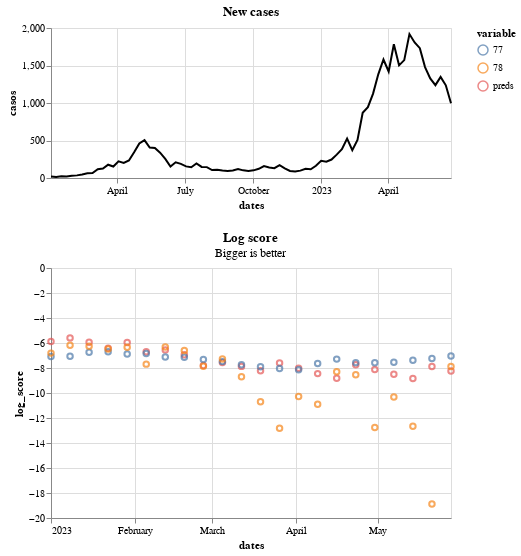

The notebook cell this image was saved under:
### Code cell
score.plot_log_score()

### Figure 1 — Vega-Lite specification as saved in the notebook (floating-point values rounded to 4 significant figures)
{"config": {"view": {"continuousWidth": 300, "continuousHeight": 300}}, "vconcat": [{"data": {"name": "data-1fff263b8dfc65f577a4f4b19354459e"}, "mark": {"type": "line"}, "encoding": {"color": {"value": "black"}, "x": {"field": "dates", "type": "temporal"}, "y": {"field": "casos", "type": "quantitative"}}, "height": 150, "title": "New cases", "width": 400}, {"layer": [{"mark": {"type": "point", "filled": false}, "encoding": {"color": {"field": "variable", "legend": {"legendX": 100}, "type": "nominal"}, "x": {"field": "dates", "type": "temporal"}, "y": {"field": "log_score", "type": "quantitative"}}}, {"mark": {"type": "point"}, "encoding": {"color": {"field": "variable", "legend": {"legendX": 100}, "type": "nominal"}, "opacity": {"condition": {"param": "param_4", "value": 1, "empty": false}, "value": 0}, "x": {"field": "dates", "type": "temporal"}, "y": {"field": "log_score", "type": "quantitative"}}}, {"mark": {"type": "rule", "color": "gray"}, "encoding": {"opacity": {"condition": {"param": "param_4", "value": 0.3, "empty": false}, "value": 0}, "tooltip": [{"field": "dates", "title": "Date", "type": "temporal"}, {"field": "preds", "format": ".2f", "type": "quantitative"}, {"field": "77", "format": ".2f", "type": "quantitative"}, {"field": "78", "format": ".2f", "type": "quantitative"}], "x": {"field": "dates", "type": "temporal"}}, "name": "view_4", "transform": [{"pivot": "variable", "value": "log_score", "groupby": ["dates"]}]}], "data": {"name": "data-36d55e9d89eb284626ef6cb4cc931a67"}, "height": 250, "title": {"text": "Log score", "subtitle": "Bigger is better"}, "width": 400}], "params": [{"name": "param_4", "select": {"type": "point", "fields": ["dates"], "nearest": true, "on": "pointerover"}, "views": ["view_4"]}], "$schema": "https://vega.github.io/schema/vega-lite/v5.17.0.json", "datasets": {"data-1fff263b8dfc65f577a4f4b19354459e": [{"dates": "2022-01-02T00:00:00", "casos": 21.0, "legend": "Data"}, {"dates": "2022-01-09T00:00:00", "casos": 14.0, "legend": "Data"}, {"dates": "2022-01-16T00:00:00", "casos": 22.0, "legend": "Data"}, {"dates": "2022-01-23T00:00:00", "casos": 19.0, "legend": "Data"}, {"dates": "2022-01-30T00:00:00", "casos": 31.0, "legend": "Data"}, {"dates": "2022-02-06T00:00:00", "casos": 35.0, "legend": "Data"}, {"dates": "2022-02-13T00:00:00", "casos": 47.0, "legend": "Data"}, {"dates": "2022-02-20T00:00:00", "casos": 62.0, "legend": "Data"}, {"dates": "2022-02-27T00:00:00", "casos": 66.0, "legend": "Data"}, {"dates": "2022-03-06T00:00:00", "casos": 116.0, "legend": "Data"}, {"dates": "2022-03-13T00:00:00", "casos": 126.0, "legend": "Data"}, {"dates": "2022-03-20T00:00:00", "casos": 177.0, "legend": "Data"}, {"dates": "2022-03-27T00:00:00", "casos": 153.0, "legend": "Data"}, {"dates": "2022-04-03T00:00:00", "casos": 222.0, "legend": "Data"}, {"dates": "2022-04-10T00:00:00", "casos": 201.0, "legend": "Data"}, {"dates": "2022-04-17T00:00:00", "casos": 234.0, "legend": "Data"}, {"dates": "2022-04-24T00:00:00", "casos": 342.0, "legend": "Data"}, {"dates": "2022-05-01T00:00:00", "casos": 461.0, "legend": "Data"}, {"dates": "2022-05-08T00:00:00", "casos": 505.0, "legend": "Data"}, {"dates": "2022-05-15T00:00:00", "casos": 406.0, "legend": "Data"}, {"dates": "2022-05-22T00:00:00", "casos": 400.0, "legend": "Data"}, {"dates": "2022-05-29T00:00:00", "casos": 338.0, "legend": "Data"}, {"dates": "2022-06-05T00:00:00", "casos": 255.0, "legend": "Data"}, {"dates": "2022-06-12T00:00:00", "casos": 153.0, "legend": "Data"}, {"dates": "2022-06-19T00:00:00", "casos": 209.0, "legend": "Data"}, {"dates": "2022-06-26T00:00:00", "casos": 189.0, "legend": "Data"}, {"dates": "2022-07-03T00:00:00", "casos": 155.0, "legend": "Data"}, {"dates": "2022-07-10T00:00:00", "casos": 144.0, "legend": "Data"}, {"dates": "2022-07-17T00:00:00", "casos": 194.0, "legend": "Data"}, {"dates": "2022-07-24T00:00:00", "casos": 148.0, "legend": "Data"}, {"dates": "2022-07-31T00:00:00", "casos": 145.0, "legend": "Data"}, {"dates": "2022-08-07T00:00:00", "casos": 106.0, "legend": "Data"}, {"dates": "2022-08-14T00:00:00", "casos": 110.0, "legend": "Data"}, {"dates": "2022-08-21T00:00:00", "casos": 99.0, "legend": "Data"}, {"dates": "2022-08-28T00:00:00", "casos": 94.0, "legend": "Data"}, {"dates": "2022-09-04T00:00:00", "casos": 101.0, "legend": "Data"}, {"dates": "2022-09-11T00:00:00", "casos": 120.0, "legend": "Data"}, {"dates": "2022-09-18T00:00:00", "casos": 102.0, "legend": "Data"}, {"dates": "2022-09-25T00:00:00", "casos": 95.0, "legend": "Data"}, {"dates": "2022-10-02T00:00:00", "casos": 102.0, "legend": "Data"}, {"dates": "2022-10-09T00:00:00", "casos": 123.0, "legend": "Data"}, {"dates": "2022-10-16T00:00:00", "casos": 160.0, "legend": "Data"}, {"dates": "2022-10-23T00:00:00", "casos": 139.0, "legend": "Data"}, {"dates": "2022-10-30T00:00:00", "casos": 131.0, "legend": "Data"}, {"dates": "2022-11-06T00:00:00", "casos": 171.0, "legend": "Data"}, {"dates": "2022-11-13T00:00:00", "casos": 129.0, "legend": "Data"}, {"dates": "2022-11-20T00:00:00", "casos": 94.0, "legend": "Data"}, {"dates": "2022-11-27T00:00:00", "casos": 86.0, "legend": "Data"}, {"dates": "2022-12-04T00:00:00", "casos": 98.0, "legend": "Data"}, {"dates": "2022-12-11T00:00:00", "casos": 123.0, "legend": "Data"}, {"dates": "2022-12-18T00:00:00", "casos": 117.0, "legend": "Data"}, {"dates": "2022-12-25T00:00:00", "casos": 163.0, "legend": "Data"}, {"dates": "2023-01-01T00:00:00", "casos": 230.0, "legend": "Data"}, {"dates": "2023-01-08T00:00:00", "casos": 218.0, "legend": "Data"}, {"dates": "2023-01-15T00:00:00", "casos": 246.0, "legend": "Data"}, {"dates": "2023-01-22T00:00:00", "casos": 312.0, "legend": "Data"}, {"dates": "2023-01-29T00:00:00", "casos": 383.0, "legend": "Data"}, {"dates": "2023-02-05T00:00:00", "casos": 525.0, "legend": "Data"}, {"dates": "2023-02-12T00:00:00", "casos": 372.0, "legend": "Data"}, {"dates": "2023-02-19T00:00:00", "casos": 507.0, "legend": "Data"}, {"dates": "2023-02-26T00:00:00", "casos": 870.0, "legend": "Data"}, {"dates": "2023-03-05T00:00:00", "casos": 945.0, "legend": "Data"}, {"dates": "2023-03-12T00:00:00", "casos": 1125.0, "legend": "Data"}, {"dates": "2023-03-19T00:00:00", "casos": 1382.0, "legend": "Data"}, {"dates": "2023-03-26T00:00:00", "casos": 1580.0, "legend": "Data"}, {"dates": "2023-04-02T00:00:00", "casos": 1420.0, "legend": "Data"}, {"dates": "2023-04-09T00:00:00", "casos": 1783.0, "legend": "Data"}, {"dates": "2023-04-16T00:00:00", "casos": 1502.0, "legend": "Data"}, {"dates": "2023-04-23T00:00:00", "casos": 1572.0, "legend": "Data"}, {"dates": "2023-04-30T00:00:00", "casos": 1919.0, "legend": "Data"}, {"dates": "2023-05-07T00:00:00", "casos": 1807.0, "legend": "Data"}, {"dates": "2023-05-14T00:00:00", "casos": 1731.0, "legend": "Data"}, {"dates": "2023-05-21T00:00:00", "casos": 1479.0, "legend": "Data"}, {"dates": "2023-05-28T00:00:00", "casos": 1328.0, "legend": "Data"}, {"dates": "2023-06-04T00:00:00", "casos": 1238.0, "legend": "Data"}, {"dates": "2023-06-11T00:00:00", "casos": 1348.0, "legend": "Data"}, {"dates": "2023-06-18T00:00:00", "casos": 1236.0, "legend": "Data"}, {"dates": "2023-06-25T00:00:00", "casos": 996.0, "legend": "Data"}], "data-36d55e9d89eb284626ef6cb4cc931a67": [{"dates": "2023-01-01T00:00:00", "variable": "preds", "log_score": -5.879}, {"dates": "2023-01-08T00:00:00", "variable": "preds", "log_score": -5.591}, {"dates": "2023-01-15T00:00:00", "variable": "preds", "log_score": -5.936}, {"dates": "2023-01-22T00:00:00", "variable": "preds", "log_score": -6.416}, {"dates": "2023-01-29T00:00:00", "variable": "preds", "log_score": -5.961}, {"dates": "2023-02-05T00:00:00", "variable": "preds", "log_score": -6.7}, {"dates": "2023-02-12T00:00:00", "variable": "preds", "log_score": -6.55}, {"dates": "2023-02-19T00:00:00", "variable": "preds", "log_score": -6.935}, {"dates": "2023-02-26T00:00:00", "variable": "preds", "log_score": -7.802}, {"dates": "2023-03-05T00:00:00", "variable": "preds", "log_score": -7.555}, {"dates": "2023-03-12T00:00:00", "variable": "preds", "log_score": -7.871}, {"dates": "2023-03-19T00:00:00", "variable": "preds", "log_score": -8.229}, {"dates": "2023-03-26T00:00:00", "variable": "preds", "log_score": -7.595}, {"dates": "2023-04-02T00:00:00", "variable": "preds", "log_score": -8.021}, {"dates": "2023-04-09T00:00:00", "variable": "preds", "log_score": -8.45}, {"dates": "2023-04-16T00:00:00", "variable": "preds", "log_score": -8.827}, {"dates": "2023-04-23T00:00:00", "variable": "preds", "log_score": -7.745}, {"dates": "2023-04-30T00:00:00", "variable": "preds", "log_score": -8.116}, {"dates": "2023-05-07T00:00:00", "variable": "preds", "log_score": -8.505}, {"dates": "2023-05-14T00:00:00", "variable": "preds", "log_score": -8.843}, {"dates": "2023-05-21T00:00:00", "variable": "preds", "log_score": -7.876}, {"dates": "2023-05-28T00:00:00", "variable": "preds", "log_score": -8.241}, {"dates": "2023-01-01T00:00:00", "variable": "77", "log_score": -7.08}, {"dates": "2023-01-08T00:00:00", "variable": "77", "log_score": -7.065}, {"dates": "2023-01-15T00:00:00", "variable": "77", "log_score": -6.738}, {"dates": "2023-01-22T00:00:00", "variable": "77", "log_score": -6.708}, {"dates": "2023-01-29T00:00:00", "variable": "77", "log_score": -6.883}, {"dates": "2023-02-05T00:00:00", "variable": "77", "log_score": -6.843}, {"dates": "2023-02-12T00:00:00", "variable": "77", "log_score": -7.125}, {"dates": "2023-02-19T00:00:00", "variable": "77", "log_score": -7.138}, {"dates": "2023-02-26T00:00:00", "variable": "77", "log_score": -7.328}, {"dates": "2023-03-05T00:00:00", "variable": "77", "log_score": -7.489}, {"dates": "2023-03-12T00:00:00", "variable": "77", "log_score": -7.732}, {"dates": "2023-03-19T00:00:00", "variable": "77", "log_score": -7.903}, {"dates": "2023-03-26T00:00:00", "variable": "77", "log_score": -8.034}, {"dates": "2023-04-02T00:00:00", "variable": "77", "log_score": -8.134}, {"dates": "2023-04-09T00:00:00", "variable": "77", "log_score": -7.636}, {"dates": "2023-04-16T00:00:00", "variable": "77", "log_score": -7.29}, {"dates": "2023-04-23T00:00:00", "variable": "77", "log_score": -7.571}, {"dates": "2023-04-30T00:00:00", "variable": "77", "log_score": -7.577}, {"dates": "2023-05-07T00:00:00", "variable": "77", "log_score": -7.539}, {"dates": "2023-05-14T00:00:00", "variable": "77", "log_score": -7.372}, {"dates": "2023-05-21T00:00:00", "variable": "77", "log_score": -7.245}, {"dates": "2023-05-28T00:00:00", "variable": "77", "log_score": -7.035}, {"dates": "2023-01-01T00:00:00", "variable": "78", "log_score": -6.809}, {"dates": "2023-01-08T00:00:00", "variable": "78", "log_score": -6.184}, {"dates": "2023-01-15T00:00:00", "variable": "78", "log_score": -6.254}, {"dates": "2023-01-22T00:00:00", "variable": "78", "log_score": -6.479}, {"dates": "2023-01-29T00:00:00", "variable": "78", "log_score": -6.334}, {"dates": "2023-02-05T00:00:00", "variable": "78", "log_score": -7.69}, {"dates": "2023-02-12T00:00:00", "variable": "78", "log_score": -6.329}, {"dates": "2023-02-19T00:00:00", "variable": "78", "log_score": -6.602}, {"dates": "2023-02-26T00:00:00", "variable": "78", "log_score": -7.856}, {"dates": "2023-03-05T00:00:00", "variable": "78", "log_score": -7.283}, {"dates": "2023-03-12T00:00:00", "variable": "78", "log_score": -8.699}, {"dates": "2023-03-19T00:00:00", "variable": "78", "log_score": -10.7}, {"dates": "2023-03-26T00:00:00", "variable": "78", "log_score": -12.81}, {"dates": "2023-04-02T00:00:00", "variable": "78", "log_score": -10.28}, {"dates": "2023-04-09T00:00:00", "variable": "78", "log_score": -10.9}, {"dates": "2023-04-16T00:00:00", "variable": "78", "log_score": -8.298}, {"dates": "2023-04-23T00:00:00", "variable": "78", "log_score": -8.542}, {"dates": "2023-04-30T00:00:00", "variable": "78", "log_score": -12.77}, {"dates": "2023-05-07T00:00:00", "variable": "78", "log_score": -10.33}, {"dates": "2023-05-14T00:00:00", "variable": "78", "log_score": -12.65}, {"dates": "2023-05-21T00:00:00", "variable": "78", "log_score": -18.89}, {"dates": "2023-05-28T00:00:00", "variable": "78", "log_score": -7.883}]}}
